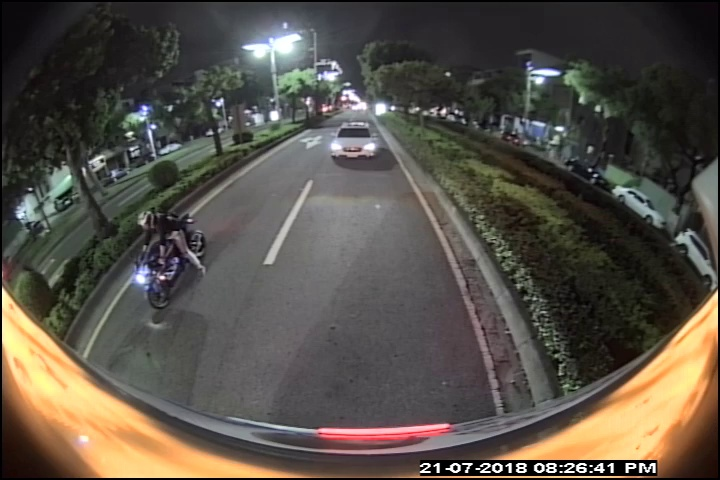
#> input picture src.jpg, 720 x 480 px
$ python correct.py 1.0 1.0   (older library calls are emulated)
#> lines starting #> are read from the running program, lines starting #| are printed output that depends on the picture
import cv2
import math
import numpy as np
import sys
DEG2RAD = math.pi/180.0
cam_heading=90.0
cam_pitch=90.0
cam_fov=90.0

if __name__ == '__main__':
  cam_pitch = float(sys.argv[1])
  cam_heading = float(sys.argv[2])
  img=cv2.imread("src.jpg")
#> img is the input picture: shape (480, 720, 3); mean B, G, R 71.8, 80.6, 86.5
  src_width = img.shape[1]
#> src_width = 720
  src_height = img.shape[0]
#> src_height = 480
  dest_width=720
  dest_height=480

  #calculate camera plane
  theta_fac=src_height/math.pi
#> theta_fac = 152.8
  phi_fac=src_width*0.5/math.pi
#> phi_fac = 114.6
  ratioUp=2.0*math.tan(cam_fov*DEG2RAD/2.0);
  ratioRight=ratioUp*1.33;

  camDirX=math.sin(cam_pitch*DEG2RAD)*math.sin(cam_heading*DEG2RAD);
  camDirY=math.cos(cam_pitch*DEG2RAD);
  camDirZ=math.sin(cam_pitch*DEG2RAD)*math.cos(cam_heading*DEG2RAD);

  camUpX=ratioUp*math.sin((cam_pitch-90.0)*DEG2RAD)*math.sin(cam_heading*DEG2RAD);
  camUpY=ratioUp*math.cos((cam_pitch-90.0)*DEG2RAD);
  camUpZ=ratioUp*math.sin((cam_pitch-90.0)*DEG2RAD)*math.cos(cam_heading*DEG2RAD);

  camRightX=ratioRight*math.sin((cam_heading-90.0)*DEG2RAD);
  camRightY=0.0;
  camRightZ=ratioRight*math.cos((cam_heading-90.0)*DEG2RAD);

  camPlaneOriginX=camDirX + 0.5*camUpX - 0.5*camRightX;
  camPlaneOriginY=camDirY + 0.5*camUpY - 0.5*camRightY;
  camPlaneOriginZ=camDirZ + 0.5*camUpZ - 0.5*camRightZ;
  FOV = math.pi * 130./180.; #FOV of the fisheye, eg: 180 degrees

  size = dest_height, dest_width, 3
  dest = np.zeros(size, dtype=np.float)
  #print(src_width,src_height)
  for i in range(1,dest_height):
    for j in range(1,dest_width):
      fx=float(j)/float(dest_width);
      fy=float(i)/float(dest_height);
      rayY=camPlaneOriginX + fx*camRightX - fy*camUpX;
      rayX=camPlaneOriginY + fx*camRightY - fy*camUpY;
      rayZ=camPlaneOriginZ + fx*camRightZ - fy*camUpZ;
      rayNorm=math.sqrt(rayX*rayX + rayZ*rayZ);

      # Calculate fisheye angle and radius
      theta = math.atan2(rayZ,rayX);
      phi = math.atan2(rayNorm,rayY);
      r = src_height * phi / FOV;

      # Pixel in fisheye space
      theta_i=math.floor(0.5 * src_width + r * math.sin(theta));
      phi_i=math.floor(0.5 * src_height - r * math.cos(theta));

      # rayNorm=1.0/Math.sqrt(rayX*rayX + rayY*rayY + rayZ*rayZ);
      dest_offset=(i*dest_width+j);
      src_offset=(phi_i*src_width + theta_i);
      y = max(min(int(phi_i),src_height-1),1)
      x = max(min(int(theta_i),src_width-1),1)

      # Implement your interpolation code here
      dest[i,j,0] = img[y,x,0]/255.
      dest[i,j,1] = img[y,x,1]/255.
      dest[i,j,2] = img[y,x,2]/255.
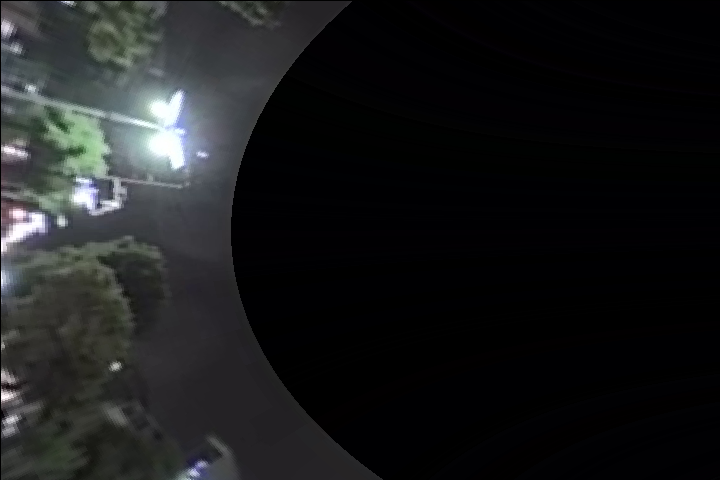
#> dest: shape (480, 720, 3) float64; mean B, G, R 0.112, 0.108, 0.103


  cv2.imwrite('out.jpg',dest*255)
  cv2.imshow('show',dest)
  cv2.waitKey(3000)
  cv2.destroyAllWindows()
